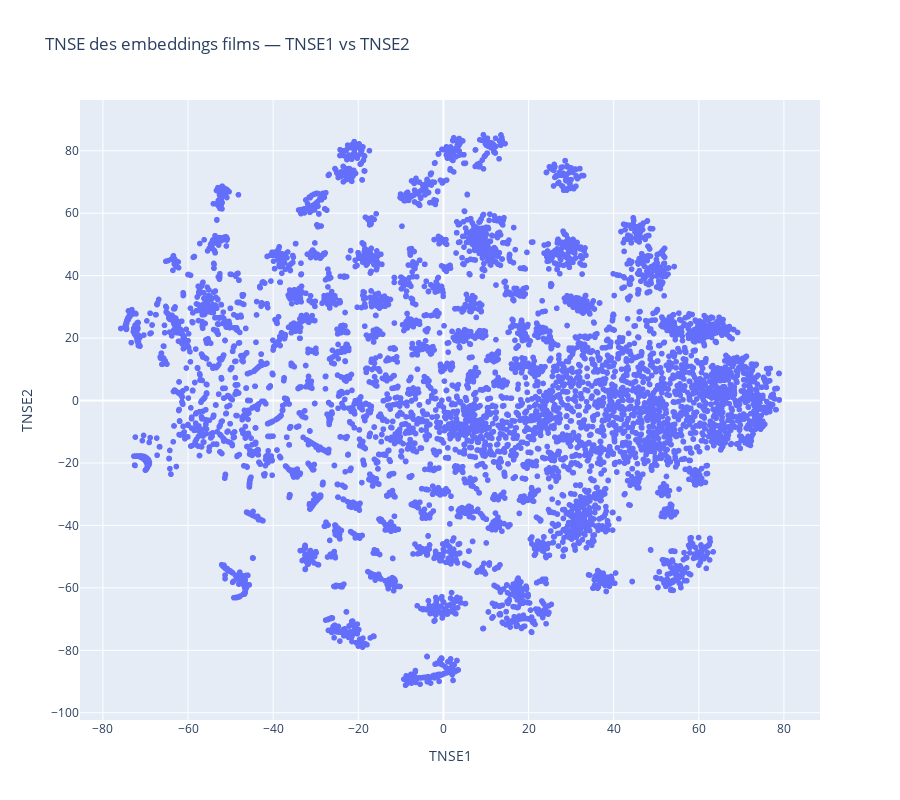

The cell this chart's notebook holds for it:
### Code cell
# Scatter Plotly avec hover titre 
fig = px.scatter(
    tnse_df,
    x="TNSE1", y="TNSE2",
    # color="main_genre",
    hover_name="title",
    hover_data={"orig_movieId": True, "main_genre": True, "TNSE1": ':.3f', "TNSE2": ':.3f', "movie_idx": True},
    title=f"TNSE des embeddings films — TNSE1 vs TNSE2")
fig.update_traces(marker=dict(size=6), selector=dict(mode='markers'))
fig.update_layout(height=800)
fig.show()

### Figure 1 — Plotly figure (JSON) as saved in the notebook; plotly's stock layout.template omitted (floating-point values rounded to 4 significant figures; data arrays with more than 128 entries replaced by an {"elided": "..."} marker saying what was removed)
{"data": [{"customdata": {"elided": "9724x3 mixed values"}, "hovertemplate": "<b>%{hovertext}</b><br><br>TNSE1=%{x:.3f}<br>TNSE2=%{y:.3f}<br>orig_movieId=%{customdata[0]}<br>main_genre=%{customdata[1]}<br>movie_idx=%{customdata[2]}<extra></extra>", "hovertext": {"elided": "9724 str values"}, "legendgroup": "", "marker": {"color": "#636efa", "size": 6, "symbol": "circle"}, "mode": "markers", "name": "", "showlegend": false, "type": "scattergl", "x": {"elided": "9724 float values"}, "xaxis": "x", "y": {"elided": "9724 float values"}, "yaxis": "y"}], "layout": {"height": 800, "legend": {"tracegroupgap": 0}, "title": {"text": "TNSE des embeddings films — TNSE1 vs TNSE2"}, "xaxis": {"anchor": "y", "domain": [0, 1], "title": {"text": "TNSE1"}}, "yaxis": {"anchor": "x", "domain": [0, 1], "title": {"text": "TNSE2"}}}}
